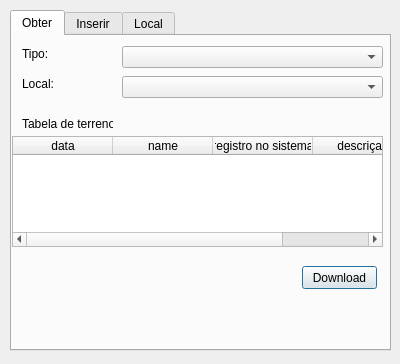
<?xml version="1.0" encoding="UTF-8"?>
<ui version="4.0">
 <class>ConfigTerrainDir</class>
 <widget class="QDialog" name="ConfigTerrainDir">
  <property name="geometry">
   <rect>
    <x>0</x>
    <y>0</y>
    <width>400</width>
    <height>364</height>
   </rect>
  </property>
  <property name="windowTitle">
   <string>Dialog</string>
  </property>
  <widget class="QTabWidget" name="tabWidget">
   <property name="geometry">
    <rect>
     <x>10</x>
     <y>10</y>
     <width>381</width>
     <height>341</height>
    </rect>
   </property>
   <property name="currentIndex">
    <number>0</number>
   </property>
   <widget class="QWidget" name="tab">
    <attribute name="title">
     <string>Obter</string>
    </attribute>
    <widget class="QLabel" name="label">
     <property name="geometry">
      <rect>
       <x>10</x>
       <y>40</y>
       <width>91</width>
       <height>16</height>
      </rect>
     </property>
     <property name="text">
      <string>Local:</string>
     </property>
    </widget>
    <widget class="QComboBox" name="comboBoxLocal">
     <property name="geometry">
      <rect>
       <x>110</x>
       <y>40</y>
       <width>261</width>
       <height>22</height>
      </rect>
     </property>
    </widget>
    <widget class="QTableWidget" name="tableWidgetObtain">
     <property name="geometry">
      <rect>
       <x>0</x>
       <y>100</y>
       <width>371</width>
       <height>111</height>
      </rect>
     </property>
     <column>
      <property name="text">
       <string>data</string>
      </property>
     </column>
     <column>
      <property name="text">
       <string>name</string>
      </property>
     </column>
     <column>
      <property name="text">
       <string>registro no sistema</string>
      </property>
     </column>
     <column>
      <property name="text">
       <string>descriçao</string>
      </property>
     </column>
    </widget>
    <widget class="QLabel" name="label_2">
     <property name="geometry">
      <rect>
       <x>10</x>
       <y>80</y>
       <width>91</width>
       <height>16</height>
      </rect>
     </property>
     <property name="text">
      <string>Tabela de terrenos:</string>
     </property>
    </widget>
    <widget class="QPushButton" name="pushButtonDownloadObtain">
     <property name="geometry">
      <rect>
       <x>290</x>
       <y>230</y>
       <width>75</width>
       <height>23</height>
      </rect>
     </property>
     <property name="text">
      <string>Download</string>
     </property>
    </widget>
    <widget class="QComboBox" name="comboBoxTypeDir2">
     <property name="geometry">
      <rect>
       <x>110</x>
       <y>10</y>
       <width>261</width>
       <height>22</height>
      </rect>
     </property>
    </widget>
    <widget class="QLabel" name="label_6">
     <property name="geometry">
      <rect>
       <x>10</x>
       <y>10</y>
       <width>91</width>
       <height>16</height>
      </rect>
     </property>
     <property name="text">
      <string>Tipo:</string>
     </property>
    </widget>
   </widget>
   <widget class="QWidget" name="tab_3">
    <attribute name="title">
     <string>Inserir</string>
    </attribute>
    <widget class="QLabel" name="label_5">
     <property name="geometry">
      <rect>
       <x>10</x>
       <y>20</y>
       <width>46</width>
       <height>13</height>
      </rect>
     </property>
     <property name="text">
      <string>Arquivo:</string>
     </property>
    </widget>
    <widget class="QLineEdit" name="lineEdit">
     <property name="geometry">
      <rect>
       <x>70</x>
       <y>20</y>
       <width>181</width>
       <height>20</height>
      </rect>
     </property>
    </widget>
    <widget class="QPushButton" name="pushButton_5">
     <property name="geometry">
      <rect>
       <x>270</x>
       <y>20</y>
       <width>75</width>
       <height>23</height>
      </rect>
     </property>
     <property name="text">
      <string>...</string>
     </property>
    </widget>
    <widget class="QTabWidget" name="tabWidget_2">
     <property name="geometry">
      <rect>
       <x>10</x>
       <y>50</y>
       <width>351</width>
       <height>181</height>
      </rect>
     </property>
     <property name="currentIndex">
      <number>1</number>
     </property>
     <widget class="QWidget" name="tab_4">
      <attribute name="title">
       <string>Coordenada real</string>
      </attribute>
     </widget>
     <widget class="QWidget" name="tab_5">
      <attribute name="title">
       <string>Coordenada 3D</string>
      </attribute>
     </widget>
     <widget class="QWidget" name="tab_6">
      <attribute name="title">
       <string>Valores default</string>
      </attribute>
     </widget>
    </widget>
    <widget class="QPushButton" name="pushButton_6">
     <property name="geometry">
      <rect>
       <x>280</x>
       <y>240</y>
       <width>75</width>
       <height>23</height>
      </rect>
     </property>
     <property name="text">
      <string>ok</string>
     </property>
    </widget>
   </widget>
   <widget class="QWidget" name="tab_2">
    <attribute name="title">
     <string>Local</string>
    </attribute>
    <widget class="QComboBox" name="comboBoxTypeDir">
     <property name="geometry">
      <rect>
       <x>50</x>
       <y>10</y>
       <width>69</width>
       <height>22</height>
      </rect>
     </property>
    </widget>
    <widget class="QLabel" name="label_3">
     <property name="geometry">
      <rect>
       <x>10</x>
       <y>10</y>
       <width>41</width>
       <height>16</height>
      </rect>
     </property>
     <property name="text">
      <string>Tipo:</string>
     </property>
    </widget>
    <widget class="QLabel" name="label_4">
     <property name="geometry">
      <rect>
       <x>10</x>
       <y>50</y>
       <width>91</width>
       <height>16</height>
      </rect>
     </property>
     <property name="text">
      <string>Tabela de terrenos:</string>
     </property>
    </widget>
    <widget class="QTableWidget" name="tableWidgetDirs">
     <property name="geometry">
      <rect>
       <x>0</x>
       <y>70</y>
       <width>381</width>
       <height>141</height>
      </rect>
     </property>
    </widget>
    <widget class="QPushButton" name="pushButtonAdd">
     <property name="geometry">
      <rect>
       <x>210</x>
       <y>230</y>
       <width>75</width>
       <height>23</height>
      </rect>
     </property>
     <property name="text">
      <string>adicionar</string>
     </property>
    </widget>
    <widget class="QPushButton" name="pushButtonRemove">
     <property name="geometry">
      <rect>
       <x>290</x>
       <y>230</y>
       <width>75</width>
       <height>23</height>
      </rect>
     </property>
     <property name="text">
      <string>remover</string>
     </property>
    </widget>
   </widget>
  </widget>
 </widget>
 <resources/>
 <connections/>
</ui>
